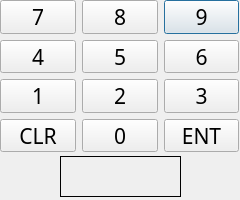
<?xml version="1.0" encoding="UTF-8"?>
<ui version="4.0">
 <class>Dialog</class>
 <widget class="QDialog" name="Dialog">
  <property name="geometry">
   <rect>
    <x>0</x>
    <y>0</y>
    <width>240</width>
    <height>200</height>
   </rect>
  </property>
  <property name="windowTitle">
   <string>Dialog</string>
  </property>
  <widget class="QLabel" name="LBL_security_code">
   <property name="geometry">
    <rect>
     <x>60</x>
     <y>156</y>
     <width>121</width>
     <height>41</height>
    </rect>
   </property>
   <property name="font">
    <font>
     <family>Siemens Slab Black</family>
     <pointsize>28</pointsize>
     <weight>75</weight>
     <bold>true</bold>
    </font>
   </property>
   <property name="frameShape">
    <enum>QFrame::Box</enum>
   </property>
   <property name="frameShadow">
    <enum>QFrame::Plain</enum>
   </property>
   <property name="text">
    <string/>
   </property>
  </widget>
  <widget class="QWidget" name="">
   <property name="geometry">
    <rect>
     <x>0</x>
     <y>0</y>
     <width>239</width>
     <height>152</height>
    </rect>
   </property>
   <layout class="QGridLayout" name="gridLayout">
    <item row="0" column="2">
     <widget class="QPushButton" name="pb_9">
      <property name="font">
       <font>
        <family>Siemens Slab</family>
        <pointsize>16</pointsize>
       </font>
      </property>
      <property name="text">
       <string>9</string>
      </property>
     </widget>
    </item>
    <item row="1" column="0">
     <widget class="QPushButton" name="pb_4">
      <property name="font">
       <font>
        <family>Siemens Slab</family>
        <pointsize>16</pointsize>
       </font>
      </property>
      <property name="text">
       <string>4</string>
      </property>
     </widget>
    </item>
    <item row="1" column="1">
     <widget class="QPushButton" name="pb_5">
      <property name="font">
       <font>
        <family>Siemens Slab</family>
        <pointsize>16</pointsize>
       </font>
      </property>
      <property name="text">
       <string>5</string>
      </property>
     </widget>
    </item>
    <item row="1" column="2">
     <widget class="QPushButton" name="pb_6">
      <property name="font">
       <font>
        <family>Siemens Slab</family>
        <pointsize>16</pointsize>
       </font>
      </property>
      <property name="text">
       <string>6</string>
      </property>
     </widget>
    </item>
    <item row="0" column="0">
     <widget class="QPushButton" name="pb_7">
      <property name="font">
       <font>
        <family>Siemens Slab</family>
        <pointsize>16</pointsize>
       </font>
      </property>
      <property name="text">
       <string>7</string>
      </property>
     </widget>
    </item>
    <item row="0" column="1">
     <widget class="QPushButton" name="pb_8">
      <property name="font">
       <font>
        <family>Siemens Slab</family>
        <pointsize>16</pointsize>
       </font>
      </property>
      <property name="text">
       <string>8</string>
      </property>
     </widget>
    </item>
    <item row="2" column="2">
     <widget class="QPushButton" name="pb_3">
      <property name="font">
       <font>
        <family>Siemens Slab</family>
        <pointsize>16</pointsize>
       </font>
      </property>
      <property name="text">
       <string>3</string>
      </property>
     </widget>
    </item>
    <item row="2" column="1">
     <widget class="QPushButton" name="pb_2">
      <property name="font">
       <font>
        <family>Siemens Slab</family>
        <pointsize>16</pointsize>
       </font>
      </property>
      <property name="text">
       <string>2</string>
      </property>
     </widget>
    </item>
    <item row="2" column="0">
     <widget class="QPushButton" name="pb_1">
      <property name="font">
       <font>
        <family>Siemens Slab</family>
        <pointsize>16</pointsize>
       </font>
      </property>
      <property name="text">
       <string>1</string>
      </property>
     </widget>
    </item>
    <item row="3" column="2">
     <widget class="QPushButton" name="PB_enter">
      <property name="font">
       <font>
        <family>Siemens Slab</family>
        <pointsize>16</pointsize>
       </font>
      </property>
      <property name="text">
       <string>ENT</string>
      </property>
     </widget>
    </item>
    <item row="3" column="1">
     <widget class="QPushButton" name="pb_0">
      <property name="font">
       <font>
        <family>Siemens Slab</family>
        <pointsize>16</pointsize>
       </font>
      </property>
      <property name="text">
       <string>0</string>
      </property>
     </widget>
    </item>
    <item row="3" column="0">
     <widget class="QPushButton" name="PB_clear">
      <property name="font">
       <font>
        <family>Siemens Slab</family>
        <pointsize>16</pointsize>
       </font>
      </property>
      <property name="text">
       <string>CLR</string>
      </property>
     </widget>
    </item>
   </layout>
  </widget>
 </widget>
 <resources/>
 <connections/>
</ui>
